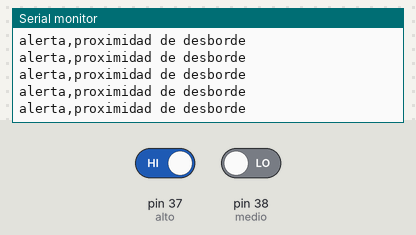
A sketch run on a simulated Arduino Mega 2560, built with avr-gcc and run on an emulated ATmega2560. Parts: the last lines printed to the serial monitor. The test bench sets the inputs (shaded band); at power-on: pin 37 (alto) HIGH, pin 38 (medio) LOW.

Above: at 1.2 s.
1.3 s: pin 37 (alto) driven LOW
At 2.0 s:
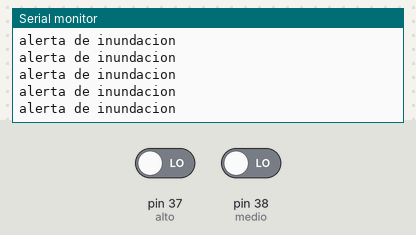
3.2 s: pin 37 (alto) driven HIGH
At 3.9 s:
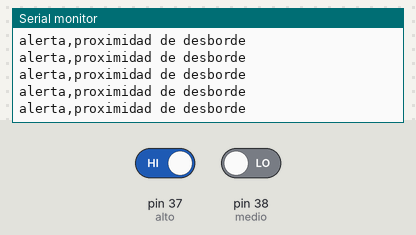
6.2 s: pin 38 (medio) driven HIGH
At 7.1 s:
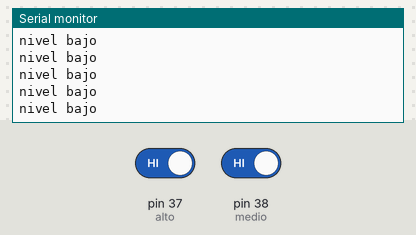
8.1 s: pin 38 (medio) driven LOW
At 8.7 s:
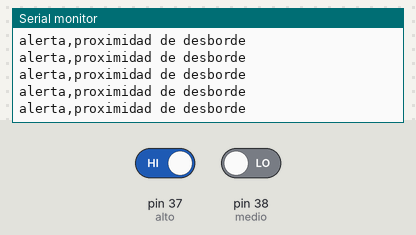
11.1 s: pin 37 (alto) driven LOW
At 11.8 s:
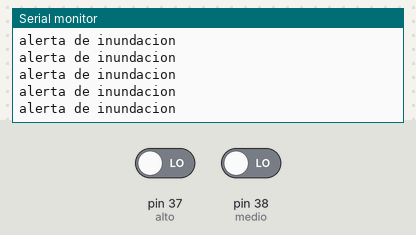
14.1 s: pin 37 (alto) driven HIGH
At 15.0 s:
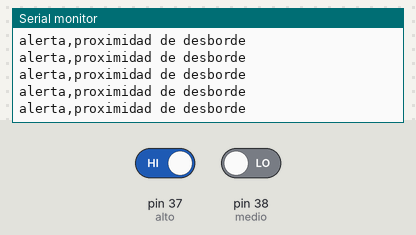

Measured:
- after the input at 1.3 s, the serial monitor: prints a new line after 0.07 s (image 1)
- after the input at 6.2 s, the serial monitor: prints a new line after 0.07 s (image 3)
- after the input at 11.1 s, the serial monitor: prints a new line after 0.08 s (image 5)

The sketch:

testdeinundacion0.1.ino
```cpp
int alto= 37;
int medio= 38;
int bajo= 39;


void setup()
{
  pinMode(alto,INPUT);
  pinMode(medio,INPUT);
  pinMode(bajo,INPUT);
 Serial.begin(9600);
Serial.println("Test de sensores");

}

void loop()
{
 if(digitalRead(alto)==0){
Serial.println("alerta de inundacion");
 }
 else if(digitalRead(medio)==0){
Serial.println("alerta,proximidad de desborde");
 }
 else{
Serial.println("nivel bajo");
 }
}
```
